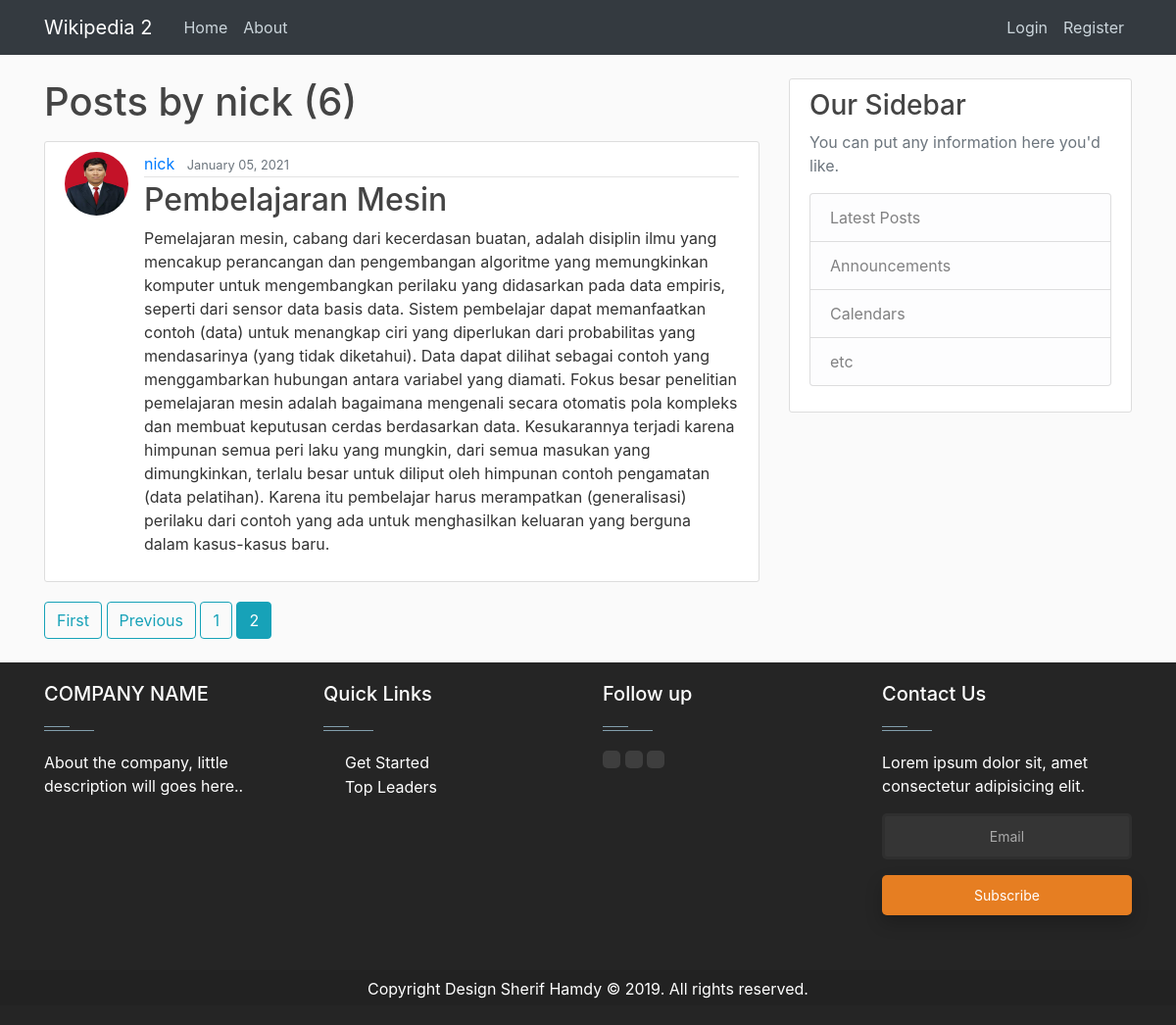
Screenshot of /user/nick/?page=2 with the database file from the repository.
### blog/models.py (models this page shows, shortened)
class Post(models.Model):
    title = models.CharField(max_length=100)
    content = models.TextField()
    date_posted = models.DateTimeField(default=timezone.now)
    author = models.ForeignKey(User, on_delete=models.CASCADE)

### users/models.py (models this page shows, shortened)
class Profile(models.Model):
    user = models.OneToOneField(User, on_delete=models.CASCADE)
    image = models.ImageField(default="default.jpg", upload_to="profile_pics")

### blog/views.py (the view)
# urls.py: path("user/<str:username>/", UserPostListView.as_view(), name="user-posts"),
class UserPostListView(ListView):
    model = Post
    template_name = "blog/user_posts.html"  # <app>/<model>_<viewtype>.html
    context_object_name = "posts"
    ordering = ["-date_posted"]
    paginate_by = 5
    def get_queryset(self):
        user = get_object_or_404(User, username=self.kwargs.get("username"))
        return Post.objects.filter(author=user).order_by("-date_posted")

### blog/templates/blog/user_posts.html (shortened to what this page needs)
{% extends "blog/base.html" %}
{% block content %}
   <h1 class="mb-3">Posts by {{ view.kwargs.username }} ({{ page_obj.paginator.count }})</h1>
   {% for post in posts %}
      <article class="media content-section">
        <img class="rounded-circle article-img" src="{{ post.author.profile.image.url }}">
        <div class="media-body">
          <div class="article-metadata">
            <a class="mr-2" href="{% url 'user-posts' post.author.username %}">{{ post.author }}</a>
            <small class="text-muted">{{ post.date_posted|date:"F d, Y" }}</small>
          </div>
          <h2><a class="article-title" href="{%url 'post-detail' post.id%}">{{ post.title }}</a></h2>
          <p class="article-content">{{ post.content }}</p>
        </div>
      </article>
   {% endfor %}
   {% if is_paginated %}
     {% if page_obj.has_previous %}
        <a class="btn btn-outline-info mb-4" href="?page=1">First</a>
        <a class="btn btn-outline-info mb-4" href="?page={{ page_obj.has_previous_page_number }}">Previous</a>
     {% endif %}
     {% for num in page_obj.paginator.page_range %}
       {% if page_obj.number == num %}
         <a class="btn btn-info mb-4" href="?page={{ num }}">{{ num }}</a>
       {% elif num > page_obj.number|add:'-3' and num < page_obj.number|add:'3' %}
         <a class="btn btn-outline-info mb-4" href="?page={{ num }}">{{ num }}</a>
       {% endif %}
     {% endfor %}
   {% endif %}
{% endblock content %}

### blog/static/blog/main.css (style rules this page uses)
body { background: #fafafa; color: #333333; margin-top: 5rem; }
h1, h2, h3, h4, h5, h6 { color: #444444; }
.content-section { background: #ffffff; padding: 10px 20px; border: 1px solid #dddddd; border-radius: 3px; margin-bottom: 20px; }
.article-title { color: #444444; }
.article-content { white-space: pre-line; }
.article-img { height: 65px; width: 65px; margin-right: 16px; }
.article-metadata { padding-bottom: 1px; margin-bottom: 4px; border-bottom: 1px solid #e3e3e3 }

### rows the page displays
Post: author.profile.image (placeholder picture), author "nick", date_posted "January 05, 2021", title "Pembelajaran Mesin", content "Pemelajaran mesin, cabang dari kecerdasan buatan, adalah disiplin ilmu yang mencakup perancangan dan pengembangan algoritme yang memungkinkan komputer untuk mengembangkan perilaku yang didasarkan pada data empiris, seperti dari sensor data basis data. Sistem pembelajar dapat memanfaatkan contoh (data) untuk menangkap ciri yang diperlukan dari probabilitas yang mendasarinya (yang tidak diketahui). Data dapat dilihat sebagai contoh yang menggambarkan hubungan antara variabel yang diamati. Fokus besar penelitian pemelajaran mesin adalah bagaimana mengenali secara otomatis pola kompleks dan membuat keputusan cerdas berdasarkan data. Kesukarannya terjadi karena himpunan semua peri laku yang…"

### other values shown
{{ view.kwargs.username }} "nick"
{{ page_obj.paginator.count }} "6"
{{ num }} "1"
{{ num }} "2"
